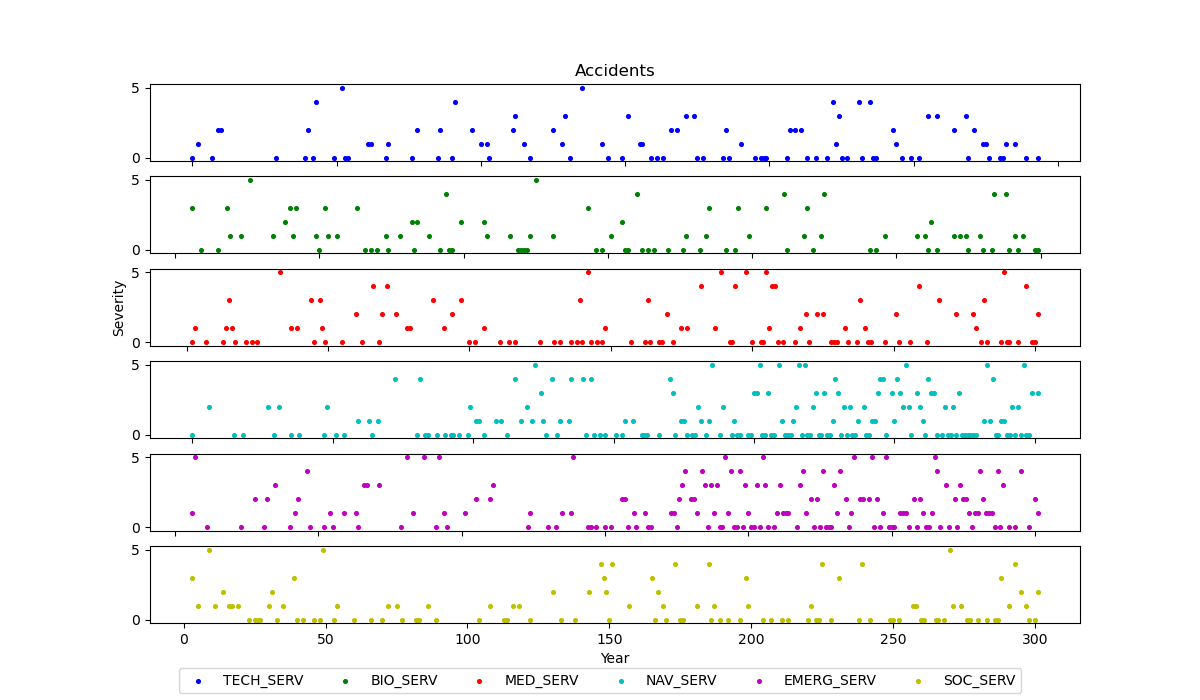

Reproduce this figure in Python.
import matplotlib.pyplot as plt

# loading data
file = open('../Logs/Emergency_Log.txt')
data0 = file.read()
data0 = data0.replace(' ', '')
data0 = data0.replace('\n', '')
data = data0.split(',')
file.close()

# init arrays
TECH_SERV = [[], []]
BIO_SERV = [[], []]
MED_SERV = [[], []]
NAV_SERV = [[], []]
EMERG_SERV = [[], []]
SOC_SERV = [[], []]

# data processing
size = len(data) // 3
for counter in range(1, size):
    year = int(data[3 * counter])
    service = data[3 * counter + 1]
    severity = int(data[3 * counter + 2])
    if service == 'TechnicalService':
        TECH_SERV[0].append(year)
        TECH_SERV[1].append(severity)

    elif service == 'BiologicalService':
        BIO_SERV[0].append(year)
        BIO_SERV[1].append(severity)

    elif service == 'MedicalService':
        MED_SERV[0].append(year)
        MED_SERV[1].append(severity)

    elif service == 'NavigationService':
        NAV_SERV[0].append(year)
        NAV_SERV[1].append(severity)

    elif service == 'EmergencyService':
        EMERG_SERV[0].append(year)
        EMERG_SERV[1].append(severity)

    elif service == 'SocialService':
        SOC_SERV[0].append(year)
        SOC_SERV[1].append(severity)

# plots
fig, axs = plt.subplots(6, 1, figsize=(12, 7))

point_size = 7

axs[0].scatter(TECH_SERV[0], TECH_SERV[1], c='b', s=point_size, label='TECH_SERV')
axs[0].set_title('Accidents')

axs[1].scatter(BIO_SERV[0], BIO_SERV[1], c='g', s=point_size, label='BIO_SERV')

axs[2].scatter(MED_SERV[0], MED_SERV[1], c='r', s=point_size, label='MED_SERV')
axs[2].set_ylabel('Severity')

axs[3].scatter(NAV_SERV[0], NAV_SERV[1], c='c', s=point_size, label='NAV_SERV')

axs[4].scatter(EMERG_SERV[0], EMERG_SERV[1], c='m', s=point_size, label='EMERG_SERV')

axs[5].scatter(SOC_SERV[0], SOC_SERV[1], c='y', s=point_size, label='SOC_SERV')
axs[5].set_xlabel('Year')

for i in range(len(axs) - 1):
    axs[i].set_xticklabels([])

fig.legend(loc='lower center', ncol=6)

plt.savefig('incidents.png')

